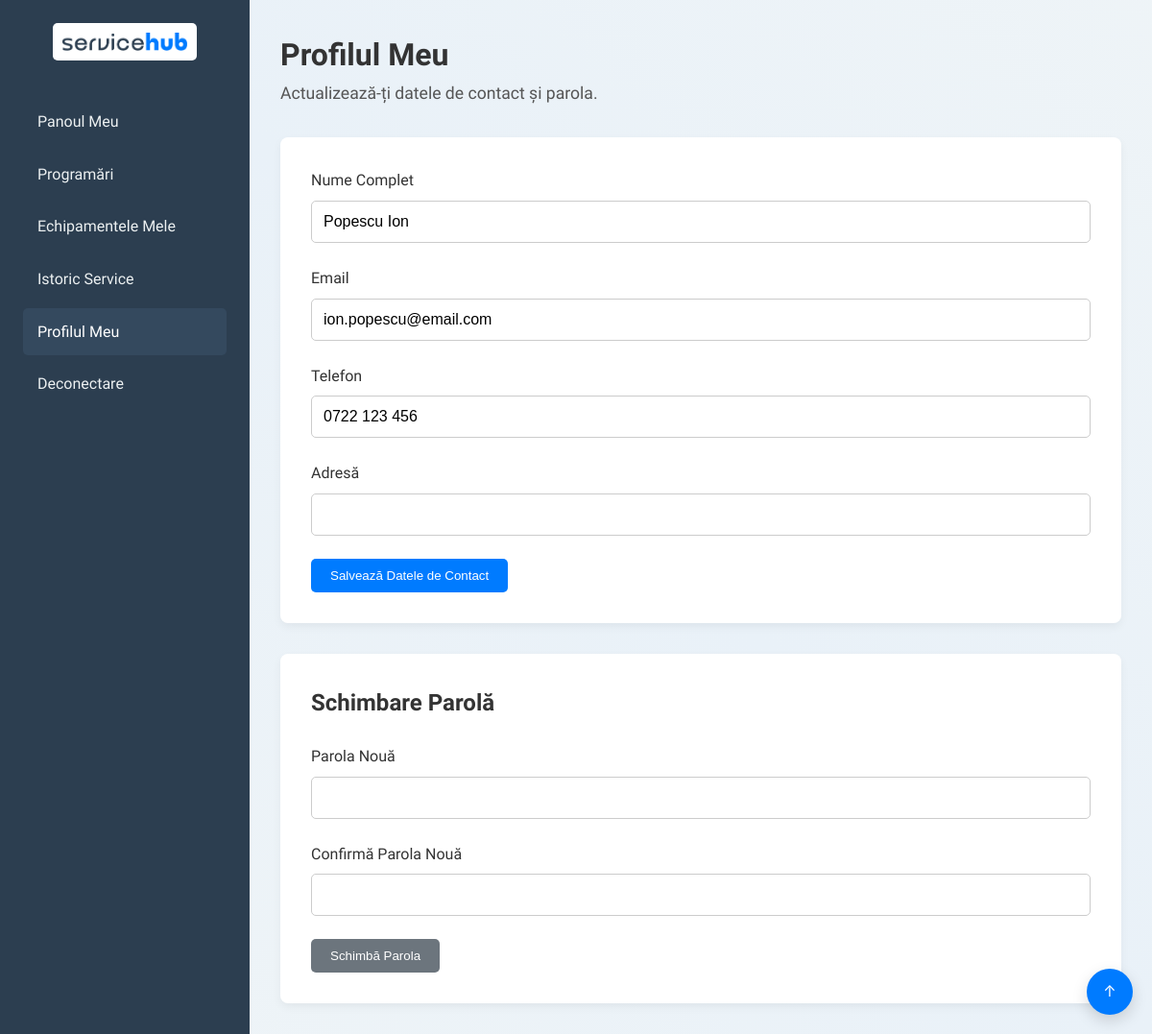
The page /client_profile.php (signed in) on the database as committed earlier.
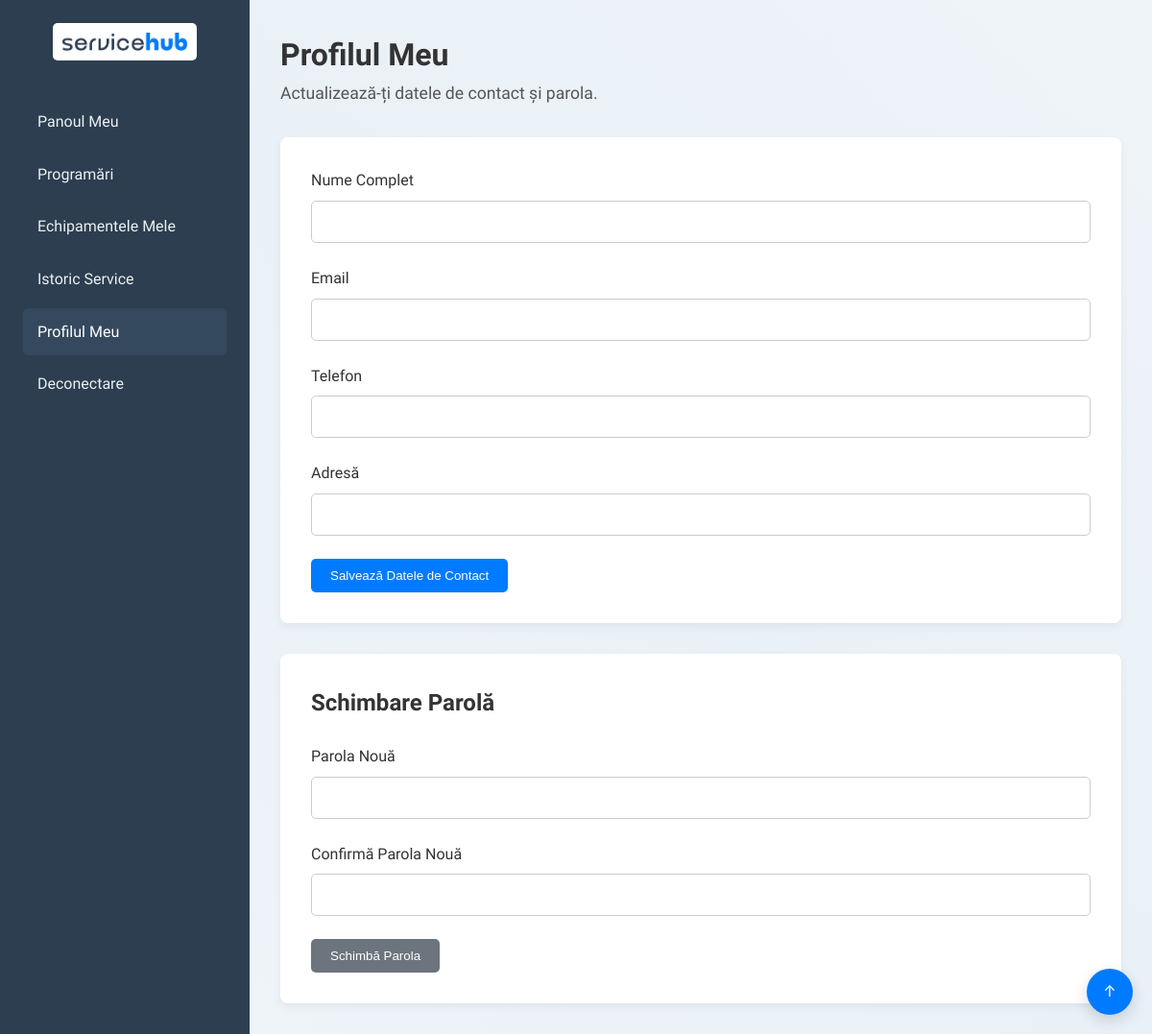
The same page on the database as committed later.
### tables this page shows
CREATE TABLE `clients` (
  `id` int(11) NOT NULL,
  `admin_id` int(11) DEFAULT 1,
  `full_name` varchar(100) NOT NULL,
  `email` varchar(150) DEFAULT NULL,
  `phone` varchar(20) NOT NULL,
  `address` text DEFAULT NULL,
  `cui_cif` varchar(50) DEFAULT NULL,
  `password_hash` varchar(255) DEFAULT NULL,
  `loyalty_points` int(11) DEFAULT 0,
  `created_at` timestamp NOT NULL DEFAULT current_timestamp(),
  `updated_at` timestamp NOT NULL DEFAULT current_timestamp() ON UPDATE current_timestamp()
);

### client_profile.php (the view, shortened to what this page needs)
<?php
require_once 'db_connect.php';
$client_id = $_SESSION['client_id'];
$stmt = $conn->prepare("SELECT * FROM clients WHERE id = ?");
$stmt->bind_param("i", $client_id);
$stmt->execute();
$client = $stmt->get_result()->fetch_assoc();
?>
<!DOCTYPE html>
<html lang="ro">
<head>
    <link rel="stylesheet" href="style/main.css">
    <link rel="stylesheet" href="style/client.css">
</head>
<body id="top">
    <div class="client-portal">
        <?php include 'client_sidebar.php'; ?>
        <main class="client-content">
            <header class="client-header">
                <h1>Profilul Meu</h1>
                <p>Actualizează-ți datele de contact și parola.</p>
            </header>
            <form class="booking-form" action="" method="POST">
                <div class="form-group">
                    <label for="nume">Nume Complet</label>
                    <input type="text" id="nume" name="nume" value="<?php echo htmlspecialchars($client['full_name']); ?>" required>
                </div>
                <div class="form-group">
                    <label for="email">Email</label>
                    <input type="email" id="email" name="email" value="<?php echo htmlspecialchars($client['email']); ?>" required>
                </div>
                <div class="form-group">
                    <label for="telefon">Telefon</label>
                    <input type="text" id="telefon" name="telefon" value="<?php echo htmlspecialchars($client['phone']); ?>">
                </div>
                <div class="form-group">
                    <label for="adresa">Adresă</label>
                    <input type="text" id="adresa" name="adresa" value="<?php echo htmlspecialchars($client['address']); ?>">
                </div>
                <button type="submit" class="btn btn-primary">Salvează Datele de Contact</button>
            </form>
            <form class="booking-form" style="margin-top: 2rem;" action="" method="POST">
                <h2 style="margin-bottom: 1.5rem;">Schimbare Parolă</h2>
                <div class="form-group">
                    <label for="pass_new">Parola Nouă</label>
                    <input type="password" id="pass_new" name="pass_new" required>
                </div>
                 <div class="form-group">
                    <label for="pass_confirm">Confirmă Parola Nouă</label>
                    <input type="password" id="pass_confirm" name="pass_confirm" required>
                </div>
                <button type="submit" class="btn btn-secondary">Schimbă Parola</button>
            </form>
        </main>
    </div>
    <a href="#top" class="back-to-top" aria-label="Mergi sus">&uarr;</a>
</body>
</html>

Rows that differ between the two databases and show on the page:
removed clients: nume "Popescu Ion", email "ion.popescu@email.com", telefon "0722 123 456"
